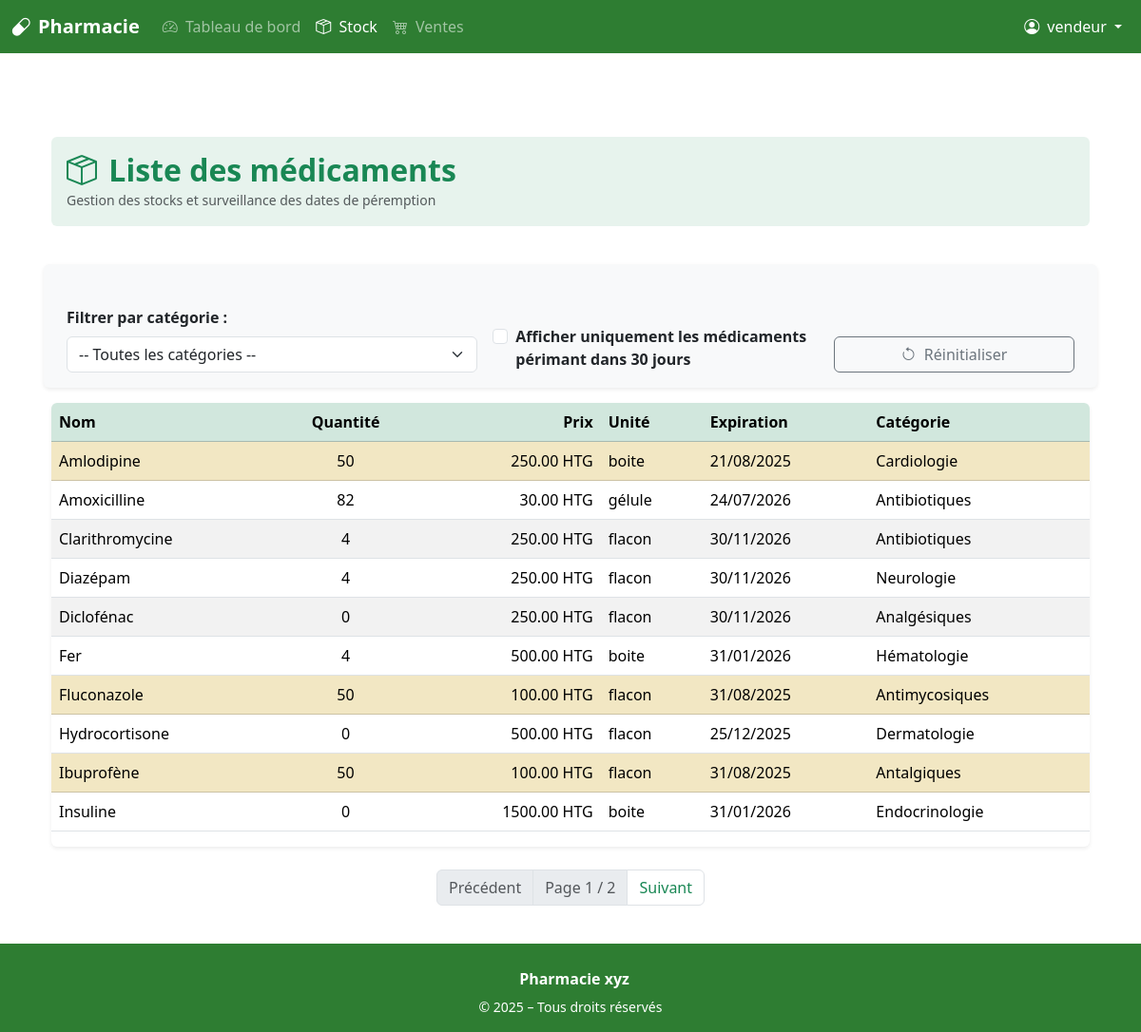
Page /drugs/ (signed in) on the committed database.
### app/models.py (models this page shows, shortened)
class User(UserMixin, db.Model):
    id = db.Column(db.Integer, primary_key=True)
    username = db.Column(db.String(80), unique=True, nullable=False)
    password = db.Column(db.String(200), nullable=False)
    role = db.Column(db.String(20), nullable=False)  # admin, pharmacien, vendeur...
    is_active = db.Column(db.Boolean, default=True)
    last_login = db.Column(db.DateTime, nullable=True)
    sales = db.relationship('Sale', back_populates='user')

class Drug(db.Model):
    id = db.Column(db.Integer, primary_key=True)
    name = db.Column(db.String(100), nullable=False)
    unit = db.Column(db.String(30))  # comprimé, flacon, etc.
    price = db.Column(db.Float, nullable=False)
    expiration_date = db.Column(db.Date, nullable=False)
    commentaire = db.Column(db.Text, nullable=True)
    category_id = db.Column(db.Integer, db.ForeignKey('category.id'), nullable=True)
    category = db.relationship('Category', back_populates='drugs')
    sales = db.relationship('SaleItem', back_populates='drug')
    losses = db.relationship('LossRecord', back_populates='drug')
    purchase_items = db.relationship('PurchaseItem', back_populates='drug')
    def will_expire_soon(self, days=30):
        delta = self.expiration_date - date.today()
        return 0 <= delta.days <= days
    def current_stock(self):
        purchased = sum(item.quantity for item in self.purchase_items)
        sold = sum(s.net_quantity_sold for s in self.sales)
        lost = sum(l.quantity for l in self.losses)
        return purchased - sold - lost

class PurchaseItem(db.Model):
    id = db.Column(db.Integer, primary_key=True)
    purchase_id = db.Column(db.Integer, db.ForeignKey('purchase.id'), nullable=False)
    drug_id = db.Column(db.Integer, db.ForeignKey('drug.id'), nullable=False)
    quantity = db.Column(db.Integer, nullable=False)
    unit_price = db.Column(db.Float, nullable=False)
    purchase = db.relationship('Purchase', back_populates='items')
    drug = db.relationship('Drug', back_populates='purchase_items')

class Category(db.Model):
    id = db.Column(db.Integer, primary_key=True)
    name = db.Column(db.String(50), nullable=False)
    drugs = db.relationship('Drug', back_populates='category')

class SaleItem(db.Model):
    id = db.Column(db.Integer, primary_key=True)
    sale_id = db.Column(db.Integer, db.ForeignKey('sale.id'), nullable=False)
    drug_id = db.Column(db.Integer, db.ForeignKey('drug.id'), nullable=False)
    quantity = db.Column(db.Integer, nullable=False)
    unit_price = db.Column(db.Float, nullable=False)
    sale = db.relationship('Sale', back_populates='items')
    drug = db.relationship('Drug')
    @property
    def net_quantity_sold(self):
        returned_qty = sum(r.quantity for r in self.returns)
        return self.quantity - returned_qty

### app/routes/drug.py (the view)
@bp.route('/')
@login_required
def list_drugs():
    expiring_soon = request.args.get('expiring_soon')
    selected_category = request.args.get('category', type=int)
    page = request.args.get('page', 1, type=int)
    per_page = 10
    query = Drug.query
    if selected_category:
        query = query.filter_by(category_id=selected_category)
    if expiring_soon:
        all_filtered = query.all()
        drugs_filtered = [d for d in all_filtered if d.will_expire_soon(30)]
        total = len(drugs_filtered)
        start = (page - 1) * per_page
        end = start + per_page
        items = drugs_filtered[start:end]
        class ManualPagination:
            def __init__(self, items, page, per_page, total):
                self.items = items
                self.page = page
                self.per_page = per_page
                self.total = total
                self.pages = ceil(total / per_page) if per_page else 0
                self.has_prev = page > 1
                self.has_next = page < self.pages
                self.prev_num = page - 1 if self.has_prev else None
                self.next_num = page + 1 if self.has_next else None
            def __iter__(self):
                return iter(self.items)
        drugs = ManualPagination(items, page, per_page, total)
    else:
        drugs = query.order_by(Drug.name).paginate(page=page, per_page=per_page, error_out=False)
    categories = Category.query.order_by(Category.name).all()
    delete_form_drug = DeleteDrugForm()
    return render_template(
        'drugs/list.html',
        drugs=drugs,
        categories=categories,
        selected_category=selected_category,
        expiring_soon=expiring_soon,
        delete_form_drug=delete_form_drug
    )

### app/forms.py
class DeleteDrugForm(FlaskForm):
    pass

### app/routes/auth.py (called while the page is built)
@login_manager.user_loader
def load_user(user_id):
    return User.query.get(int(user_id))

### app/templates/drugs/list.html (shortened to what this page needs)
{% extends 'base.html' %}
{% block content %}
<div class="container mt-5">
<div class="bg-success bg-opacity-10 p-3 rounded mb-4">
  <h2 class="text-success fw-bold mb-0"><i class="bi bi-box-seam me-1"></i> Liste des médicaments</h2>
  <small class="text-muted">Gestion des stocks et surveillance des dates de péremption</small>
</div>
<form method="GET" class="row g-3 align-items-end shadow-sm p-3 rounded bg-light mt-3">
  <div class="col-md-5">
    <label for="category" class="form-label fw-semibold">Filtrer par catégorie :</label>
    <select name="category" id="category" class="form-select" onchange="this.form.submit()">
      <option value="">-- Toutes les catégories --</option>
    </select>
  </div>
  <div class="col-md-4">
    <div class="form-check mt-4 pt-2">
      <input class="form-check-input" type="checkbox" name="expiring_soon" id="expiring_soon"
             value="1" {% if expiring_soon %}checked{% endif %} onchange="this.form.submit()">
      <label class="form-check-label fw-semibold" for="expiring_soon">
        Afficher uniquement les médicaments périmant dans 30 jours
      </label>
    </div>
  </div>
  <div class="col-md-3 d-grid">
    <a href="{{ url_for('drug.list_drugs') }}" class="btn btn-outline-secondary mt-1">
      <i class="bi bi-arrow-counterclockwise me-1"></i> Réinitialiser
    </a>
  </div>
</form>
  <div class="table-responsive shadow-sm rounded mt-3">
    <table class="table table-striped table-hover align-middle">
      <thead class="table-success">
        <tr>
          <th>Nom</th>
          <th class="text-center">Quantité</th>
          <th class="text-end">Prix</th>
          <th>Unité</th>
          <th>Expiration</th>
          <th>Catégorie</th>
        </tr>
      </thead>
      <tbody>
        {% for drug in drugs %}
          <tr class="{% if drug.will_expire_soon(30) %}table-warning{% endif %}">
            <td>{{ drug.name }}</td>
            <td class="text-center">{{ drug.current_stock() }}</td>
            <td class="text-end">{{ "%.2f"|format(drug.price) }} HTG</td>
            <td>{{ drug.unit }}</td>
            <td>{{ drug.expiration_date.strftime('%d/%m/%Y') }}</td>
            <td>{{ drug.category.name }}</td>
          </tr>
        {% else %}
          <tr>
            <td colspan="7" class="text-center fst-italic text-muted">Aucun médicament trouvé.</td>
          </tr>
        {% endfor %}
      </tbody>
    </table>
  </div>
    <nav class="mt-4">
    <ul class="pagination justify-content-center">
        {% if drugs.has_prev %}
        <li class="page-item">
            <a class="page-link text-success"
               href="{{ url_for('drug.list_drugs', page=drugs.prev_num, category=selected_category, expiring_soon=expiring_soon) }}">
                Précédent
            </a>
        </li>
        {% else %}
        <li class="page-item disabled">
            <span class="page-link">Précédent</span>
        </li>
        {% endif %}
        <li class="page-item disabled">
            <span class="page-link">
                Page {{ drugs.page }} / {{ drugs.pages }}
            </span>
        </li>
        {% if drugs.has_next %}
        <li class="page-item">
            <a class="page-link text-success"
               href="{{ url_for('drug.list_drugs', page=drugs.next_num, category=selected_category, expiring_soon=expiring_soon) }}">
                Suivant
            </a>
        </li>
        {% else %}
        <li class="page-item disabled">
            <span class="page-link">Suivant</span>
        </li>
        {% endif %}
    </ul>
</nav>
</div>
{% endblock %}

### app/templates/base.html (shortened to what this page needs)
<!DOCTYPE html>
<html lang="fr">
<head>
    <link href="https://cdn.jsdelivr.net/npm/bootstrap@5.3.3/dist/css/bootstrap.min.css" rel="stylesheet" />
    <link href="https://cdn.jsdelivr.net/npm/bootstrap-icons@1.11.1/font/bootstrap-icons.css" rel="stylesheet">
</head>
<body>
<nav class="navbar navbar-expand-lg navbar-dark" style="background-color: #2e7d32;">
  <div class="container-fluid">
    <a class="navbar-brand fw-bold" href="{{ url_for('dashboard.dashboard') }}">
      <i class="bi bi-capsule me-2"></i>Pharmacie
    </a>
    <div class="collapse navbar-collapse" id="navMenu">
      {% if current_user.is_authenticated %}
      <ul class="navbar-nav me-auto mb-2 mb-lg-0">
        <li class="nav-item">
          <a class="nav-link {% if request.endpoint == 'dashboard.dashboard' %}active{% endif %}" href="{{ url_for('dashboard.dashboard') }}">
            <i class="bi bi-speedometer2 me-1"></i> Tableau de bord
          </a>
        </li>
        <li class="nav-item">
          <a class="nav-link {% if request.endpoint == 'drug.list_drugs' %}active{% endif %}" href="{{ url_for('drug.list_drugs') }}">
            <i class="bi bi-box-seam me-1"></i> Stock
          </a>
        </li>
        <li class="nav-item">
          <a class="nav-link {% if request.endpoint == 'sale.list_sales' %}active{% endif %}" href="{{ url_for('sale.list_sales') }}">
            <i class="bi bi-cart4 me-1"></i> Ventes
          </a>
        </li>
      </ul>
      <ul class="navbar-nav ms-auto align-items-center">
        <li class="nav-item dropdown">
          <a class="nav-link dropdown-toggle text-white" href="#" id="userDropdown" role="button" data-bs-toggle="dropdown" aria-expanded="false">
            <i class="bi bi-person-circle me-1"></i> {{ current_user.username }}
          </a>
        </li>
      </ul>
      {% endif %}
    </div>
  </div>
</nav>
<main class="flex-grow-1 py-4">
    <div class="container mt-4">
        {% block content %}{% endblock %}
    </div>
</main>
  {% include 'footer.html' %}
</body>
</html>

### app/templates/base.html (style rules this page uses)
html, body { height: 100%; }
body { display: flex; flex-direction: column; }
main { flex: 1; }

### rows in the picture
User: username "vendeur"
Drug: name "Amlodipine", current_stock "50", price "250.00", unit "boite", expiration_date "21/08/2025", category.name "Cardiologie"
Drug: name "Amoxicilline", current_stock "82", price "30.00", unit "gélule", expiration_date "24/07/2026", category.name "Antibiotiques"
Drug: name "Clarithromycine", current_stock "4", price "250.00", unit "flacon", expiration_date "30/11/2026", category.name "Antibiotiques"
Drug: name "Diazépam", current_stock "4", price "250.00", unit "flacon", expiration_date "30/11/2026", category.name "Neurologie"
Drug: name "Diclofénac", current_stock "0", price "250.00", unit "flacon", expiration_date "30/11/2026", category.name "Analgésiques"
Drug: name "Fer", current_stock "4", price "500.00", unit "boite", expiration_date "31/01/2026", category.name "Hématologie"
Drug: name "Fluconazole", current_stock "50", price "100.00", unit "flacon", expiration_date "31/08/2025", category.name "Antimycosiques"
Drug: name "Hydrocortisone", current_stock "0", price "500.00", unit "flacon", expiration_date "25/12/2025", category.name "Dermatologie"
Drug: name "Ibuprofène", current_stock "50", price "100.00", unit "flacon", expiration_date "31/08/2025", category.name "Antalgiques"
Drug: name "Insuline", current_stock "0", price "1500.00", unit "boite", expiration_date "31/01/2026", category.name "Endocrinologie"

### other values in the picture
{{ drugs.page }} "1"
{{ drugs.pages }} "2"
